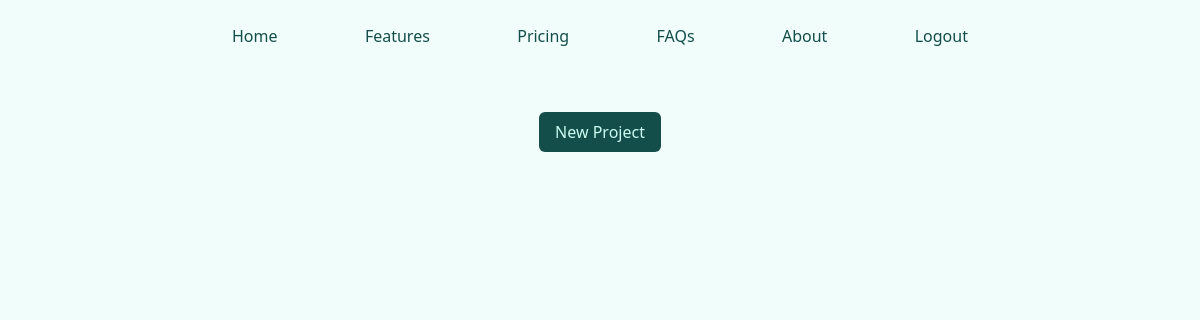
The page /projects/ (signed in) on the database as committed earlier.
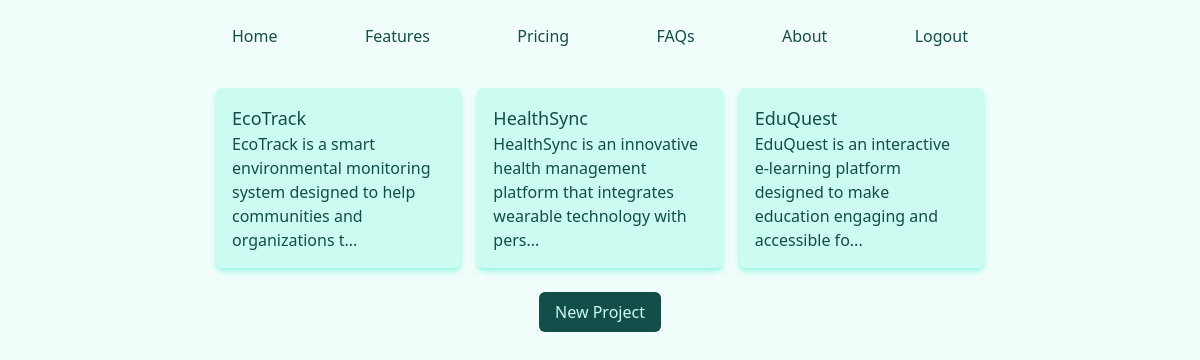
The same page on the database as committed later.
### proj_mgm/models.py (models this page shows, shortened)
class Project(models.Model):
    name = models.CharField(max_length=255)
    slug = models.SlugField(max_length=255)
    description = models.TextField()
    user = models.ForeignKey(User, on_delete=models.PROTECT) # PROTECT means that if a user is deleted, the project will not be deleted
    class Meta: # You can easily add permissions to your model by using the Meta class
        permissions = [("can_add_new_project", "can add new project")] # look at the auth_permission table to see the permissions

### proj_mgm/views.py (the view)
# urls.py: path('projects/', views.project_listing, name="project_listing"),
@login_required(login_url="/login/")
@permission_required("proj_mgm.view_project")
def project_listing(request):
    project_data = Project.objects.all()
    context = {
        "project_data": project_data
    }
    return render(request, "project.html", context)

### templates/project.html (shortened to what this page needs)
{% extends 'base.html' %}
{% block content %}
    <div class="grid grid-cols-3 gap-4 mx-auto mt-6">
    {% for project in project_data %}
        <div class="card">
        <h1>
           <a href="{% url 'project_detail' project.slug %}">
                {{ project.name }}
            </a>
        </h1>
            {% if project.description|length > 100 %}
                <p>
                    {{ project.description|slice:":100" }}...
                </p>
            {% else %}
                <p>
                    {{ project.description }}
                </p>
            {% endif %}
        </div>
    {% endfor %}
    </div>
    {% if perms.project.can_add_new_project %}
        <button><a href="{% url 'create_project' %}">New Project</a></button>
    {% endif %}
{% endblock %}

### templates/base.html (shortened to what this page needs)
<!DOCTYPE html>
<html lang="en">
<head>
    <script src="https://cdn.tailwindcss.com"></script>
</head>
<body class="font-sans bg-teal-50 max-w-screen-md mx-auto">
<nav>
    <div class="mx-auto p-4 mt-2">
        <ul class="flex flex-row justify-between gap-3">
            <li><a href="">Home</a></li>
            <li><a href="">Features</a></li>
            <li><a href="">Pricing</a></li>
            <li><a href="">FAQs</a></li>
            <li><a href="">About</a></li>
            <li><a href="{% url 'logout' %}">Logout</a></li>
        </ul>
    </div>
</nav>
 {% block content %}{% endblock %}
</body>
</html>

Rows that differ between the two databases and show on the page:
added Project: name "EcoTrack", description "EcoTrack is a smart environmental monitoring system designed to help communities and organizations t"
added Project: name "HealthSync", description "HealthSync is an innovative health management platform that integrates wearable technology with pers"
added Project: name "EduQuest", description "EduQuest is an interactive e-learning platform designed to make education engaging and accessible fo"
